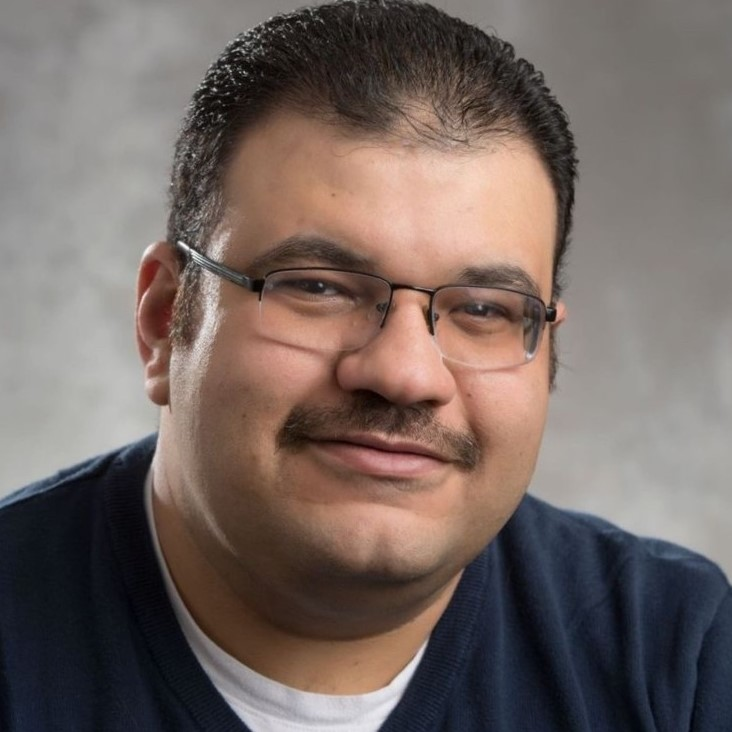
#> input picture python_edge_detection/sample_img/goat.jpg, 732 x 732 px, found by its file name
$ jupyter execute edge_detection_test.ipynb
#> lines starting #> are read from the running program, lines starting #| are printed output that depends on the picture; after the words box and inside, x2 and y2 are one past the last pixel; in counts of white or black regions, pixels touching at a corner belong together
[cell 1]
import matplotlib.pyplot as plt
import numpy as np
import cv2

[cell 2]
image = cv2.imread(r"C:\Users\markd\Documents\GitHub\ArticusMaximus\python_edge_detection\sample_img\goat.jpg")
#> image is the input picture: shape (732, 732, 3); mean B, G, R 97.8, 102.6, 116
image = cv2.resize(image, (int(image.shape[1]/2), int(image.shape[0]/2)), interpolation=cv2.INTER_AREA)
#> image: shape (366, 366, 3)
cv2.imshow("image", image)
cv2.waitKey(0)
cv2.destroyAllWindows()

[cell 3]
# Grayscale
gray = cv2.cvtColor(image, cv2.COLOR_BGR2GRAY)
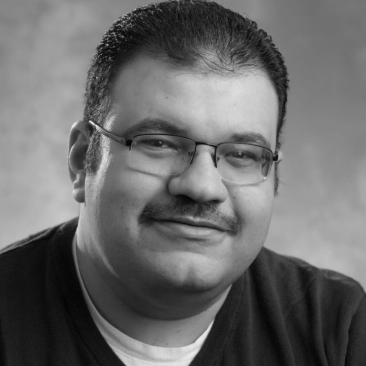
#> gray: shape (366, 366); min 2, max 239, mean 106.2
cv2.imshow("gray", gray)
cv2.waitKey(0)
cv2.destroyAllWindows()

[cell 4]
# Blur
blur = cv2.GaussianBlur(gray, (5,5), sigmaX=0, sigmaY=0)
cv2.imshow("blur", blur)
cv2.waitKey(0)
cv2.destroyAllWindows()

[cell 5]
# Canny w blur
t_lower = 0
t_upper = 150
aperture_size = 7
canny_blur = cv2.Canny(blur, t_lower, t_upper, aperture_size)
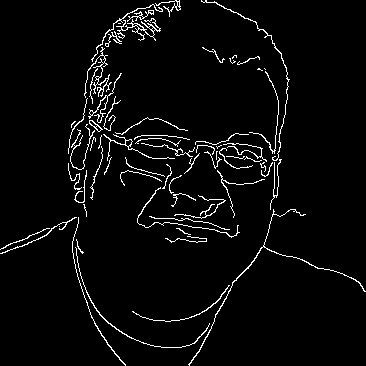
#> canny_blur: shape (366, 366); 3.8% white in thin lines or dots
cv2.imshow("Canny w blur", canny_blur)
cv2.waitKey(0)
cv2.destroyAllWindows()

[cell 6]
def perp_distance(pstart, pend, point):

    vectoru = np.array([point[0] - pstart[0], point[1] - pstart[1]])
    vectorv = np.array([pend[0] - pstart[0], pend[1] - pstart[1]])

    #finding  projection vector
    v_norm = np.sqrt(vectorv[0]**2 + vectorv[1]**2)
    proj_u_on_v = np.array([np.dot(vectoru, vectorv) / v_norm**2 * vectorv[0], np.dot(vectoru, vectorv) / v_norm**2 * vectorv[1]])

    #finding perpendicular vector
    perp_u_on_v = np.array([vectoru[0] - proj_u_on_v[0], vectoru[1] - proj_u_on_v[1]])

    return np.sqrt(perp_u_on_v[0]**2 + perp_u_on_v[1]**2)

def remove_duplicate_points(contour):
    i = 0
    num_deleted = 0
    while i  < contour.shape[0] - 1:
        if np.array_equal(contour[i - num_deleted], contour[i+1 - num_deleted]):
            contour = np.delete(contour, i - num_deleted, 0)
            print(f"point {i - num_deleted} deleted")
            print(contour)
            num_deleted += 1
        i += 1
    return contour


def Douglas_Peucker(points:np.array, epsilon:int):
    #max distance and index of the distance
    dmax = 0
    index = 0

    #for all points find distance and set dmax if largest
    for i, value in enumerate(points):
        distance = perp_distance(points[0], points[len(points)-1], points[i])
        if distance > dmax:
            dmax = distance
            index = i
    result_list = np.array([])

    #recursive algorithm
    if (dmax > epsilon):
        upper_recursive = Douglas_Peucker(points[0:index], epsilon)
        lower_recursive = Douglas_Peucker(points[index:len(points)], epsilon)

        #build resulting list
        result_list = np.concatenate((lower_recursive[0:(len(lower_recursive) - 1)], upper_recursive[0:len(upper_recursive - 1)]), axis=0)
    else:
        result_list = np.array([points[0], points[len(points)-1]])

    # return value
    return result_list

def remove_small_contours(contours:list, min_points_thresh:int):
    i = 0
    while i < len(contours):
        if contours[i].shape[0] <= min_points_thresh:
            contours.pop(i)
            print(f'{i} contour dropped')
        i += 1

    return contours

def remove_duplicate_contours(contours, match_thresh, pixel_thresh):
    # Checking contour pairs
    i = 0
    num_deleted = 0
    while(i < len(contours) - 1):
        # print(f'{ i } and {i + 1}: {cv2.matchShapes(contours[i], contours[i+1], cv2.CONTOURS_MATCH_I3,0)}')
        # print(f'{contours[i].mean()} and {contours[i+1].mean()}')
        match_score = cv2.matchShapes(contours[i - num_deleted], contours[i+1 - num_deleted], cv2.CONTOURS_MATCH_I3,0)
        # Remove contours with same shape in same location
        if match_score < match_thresh:
            mean_1 = contours[i - num_deleted].mean()
            mean_2 = contours[i+1 - num_deleted].mean()
            if (abs(mean_1 - mean_2) < pixel_thresh):
                contours.pop(i - num_deleted)
                # print("contour popped")
        i += 1

    return contours

[cell 7]
# Find contours from canny blurred image
contours, hierarchy = cv2.findContours(canny_blur,
    cv2.RETR_TREE , cv2.CHAIN_APPROX_SIMPLE)
#> contours = 82 contours, 61 with area under 20; largest, box (x1, y1, x2, y2) and area: (116, 18, 161, 41) 108, (188, 209, 366, 366) 97, (89, 120, 103, 132) 56, (103, 134, 175, 161) 56, (84, 47, 112, 98) 56

# Epsilon value for Douglas Peucker algorithm, bigger == less details
epsilon = 1

# Filter out small contours and duplicate contours
contours = list(contours)
contours = remove_small_contours(contours, 2)
#> the loop in remove_small_contours, `while i < len(contours):` made 79 passes
#| 6 contour dropped
#| 56 contour dropped
#| 66 contour dropped
#> after the loop in remove_small_contours, `while i < len(contours):`: contours = 79 contours, 58 with area under 20; largest, box (x1, y1, x2, y2) and area: (116, 18, 161, 41) 108, (188, 209, 366, 366) 97, (89, 120, 103, 132) 56, (103, 134, 175, 161) 56, (84, 47, 112, 98) 56; i = 79
contours = remove_duplicate_contours(contours, 0.05, 10)
#> the loop in remove_duplicate_contours, `while(i < len(contours) - 1): # print(f'{ i } and {i + 1}: {cv2.matchS..` made 77 passes
#> (match_score, mean_1, mean_2) on pass 68: (0.00781, 91, 88.75)
#> match_score on passes 1 to 6: 2.09, 1.12, 25.69, 1.37, 23.04, 3.97
#> after the loop in remove_duplicate_contours, `while(i < len(contours) - 1):`: contours = 78 contours, 57 with area under 20; largest, box (x1, y1, x2, y2) and area: (116, 18, 161, 41) 108, (188, 209, 366, 366) 97, (89, 120, 103, 132) 56, (103, 134, 175, 161) 56, (84, 47, 112, 98) 56; i = 77

# Simpifly all contours
i = 0
while (i < len(contours)):
    # Contours is in [[],] shape, squeeze to simplify
    contours[i] = np.squeeze(contours[i])
    # Remove any two points that are the same & next to each other
    contours[i] = remove_duplicate_points(contours[i])
    # Douglas Peucker Algorithm
    contours[i] = Douglas_Peucker(contours[i], epsilon)
    # Close contour (connect back to starting point)
    contours[i][-1] = contours[i][0]
    # Remove any duplicates resulting from Douglas Peucker
    contours[i] = remove_duplicate_points(contours[i])
    i += 1
#> this loop made 78 passes
#> i on pass 1: 0

# Filter again after simplifying
contours = remove_small_contours(contours, 2)
#> the loop in remove_small_contours (call 2), `while i < len(contours):` made 78 passes
contours = remove_duplicate_contours(contours, 0.05, 10)
#> the loop in remove_duplicate_contours (call 2), `while(i < len(contours) - 1): # print(f'{ i } and {i + 1}: {cv2.matchS..` made 77 passes

# Display results
for i in range(len(contours)):
    plt.plot(contours[i][:,0], contours[i][:,1], label=f'{i}')
#> this loop made 78 passes
plt.show()
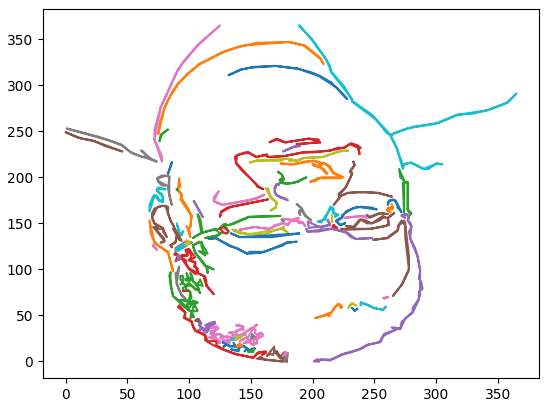
#> figure drawn by matplotlib, 1 panel

# Write contours to file
f = open("contour_output.txt", 'w')
k = 0
for contour in contours:
    f.write(f'CONTOUR_{k} {str(contour.shape[0])}\n')
    k += 1
    for i in range(len(contour)):
        if i == 0:
            f.write("M ")
        else:
            f.write("D ")
        f.write(str(contour[i, 0]))
        f.write(" ")
        f.write(str(contour[i, 1]))
        f.write(" \n")
#> this loop made 78 passes
#> contour on passes 11, 25, 29, 33, 34, 38, 42, 47, 49, 55, 57: [[86, 216], [83, 204], [86, 216]], [[104, 174], [111, 157], [104, 174]], [[216, 159], [216, 151], [216, 159]], [[91, 186], [90, 187], [91, 186]], [[217, 148], [216, 146], [220, 145], [217, 148]], [[176, 153], [175, 154], [176, 153]], [[100, 144], [98, 147], [101, 135], [100, 144]], [[71, 125], [71, 127], [74, 121], [71, 125]], [[98, 131], [101, 129], [97, 125], [98, 131]], [[91, 115], [93, 113], [91, 110], [91, 115]], [[261, 70], [257, 69], [258, 68], [261, 70]]

f.close()

[cell 8]
contour.shape
#> Out = (4, 2)
